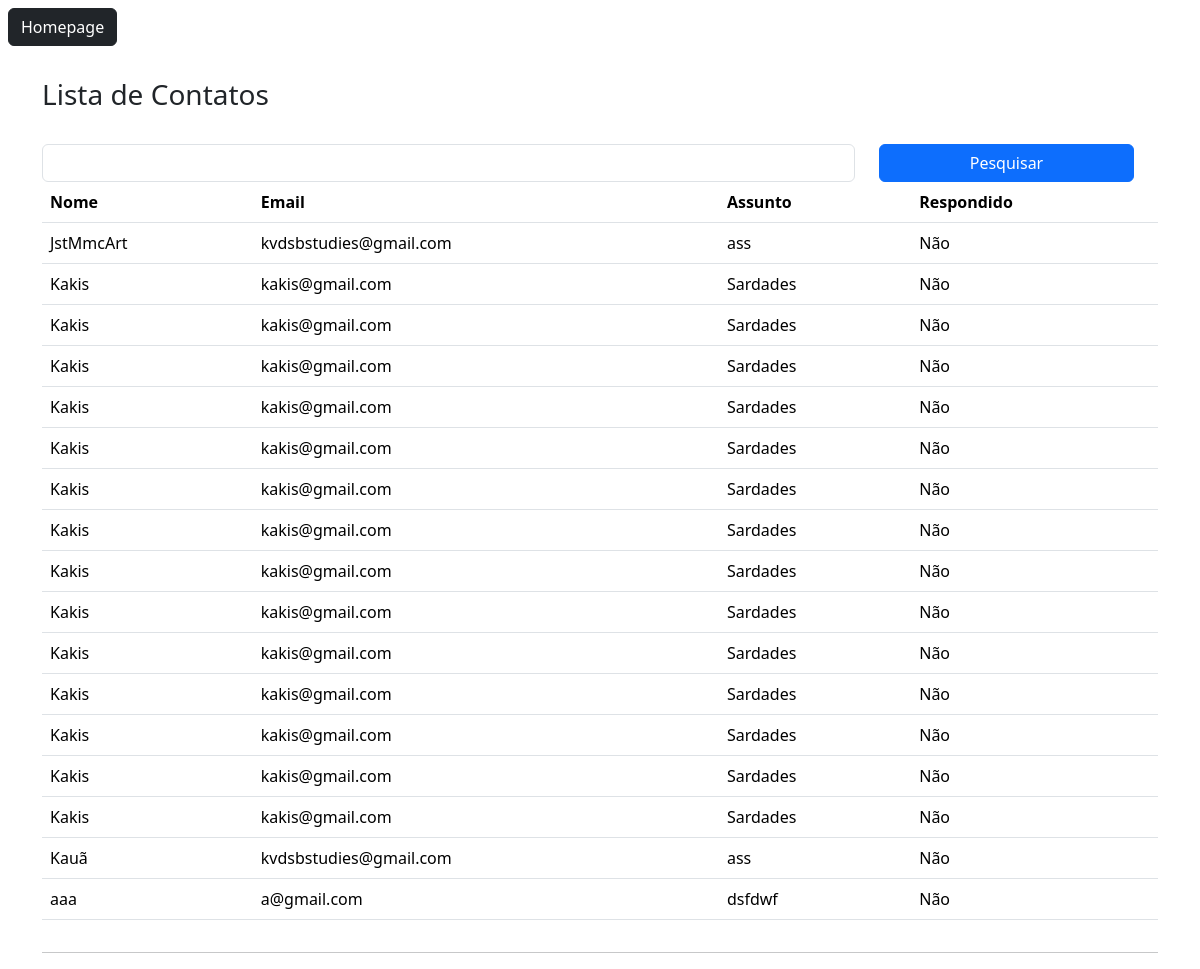
The app's page /contato/lista/, older data.
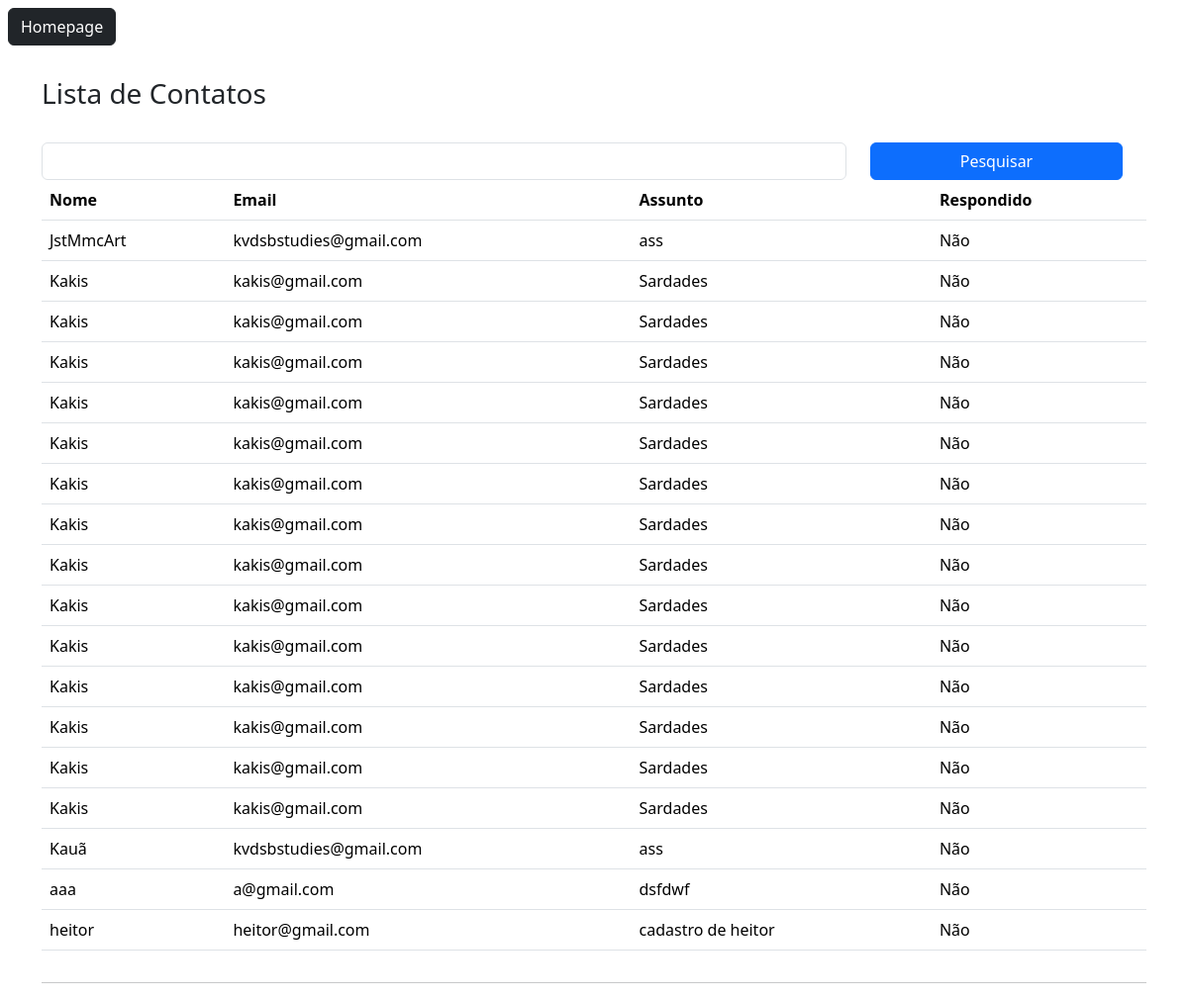
The same page, newer data.
### flaskLearn/models.py (models this page shows)
class Contato(db.Model):
    id = db.Column(db.Integer, primary_key=True)
    data_envio = db.Column(db.DateTime, default=datetime.now())
    nome = db.Column(db.String, nullable=True)
    email = db.Column(db.String, nullable=True)
    assunto = db.Column(db.String, nullable=True)
    mensagem = db.Column(db.String, nullable=True)
    respondido = db.Column(db.Integer, default=0)

### flaskLearn/routes.py (the view)
@app.route('/contato/lista/')
def contatoLista():
    if request.method == 'GET':
        pesquisa = request.args.get('pesquisa', '') #Caso nao ache informacao correspondente, retorna nulo.
    dados = Contato.query.order_by('nome')
    if pesquisa != '':
        dados = dados.filter_by(nome=pesquisa) #Filtra a coluna nome para receber nomes iguais a pesquisa.
    context = {'dados': dados.all()}
    return render_template('contato_lista.html', context=context)

### flaskLearn/templates/contato_lista.html (shortened to what this page needs)
<!DOCTYPE html>
<html lang="en">
<head>
    <link href="https://cdn.jsdelivr.net/npm/bootstrap@5.3.3/dist/css/bootstrap.min.css" rel="stylesheet">
</head>
<body>
    <a href="{{url_for('homepage')}}" class="btn btn-dark m-2">Homepage</a>
    <div class="container">
        <div class="row mt-4">
            <h3>Lista de Contatos</h3>
            <form method="get" class="row mt-4">
                <div class="col-9">
                    <input type="text" name="pesquisa" id="" class="form-control">
                </div>
                <div class="col-3">
                    <button type="submit" class="btn btn-primary col-12">
                        Pesquisar
                    </button>
                </div>
            </form>
            <div class="col-12">
                <table class="table">
                    <thead>
                        <tr>
                            <th>Nome</th>
                            <th>Email</th>
                            <th>Assunto</th>
                            <th>Respondido</th>
                        </tr>
                    </thead>
                    <tbody>
                        {% for linha in context['dados'] %}
                            <tr>
                                <td>{{linha.nome}}</td>
                                <td>{{linha.email}}</td>
                                <td>{{linha.assunto}}</td>
                                <td>
                                    {% if linha.respondido == 1 %}
                                        Sim
                                    {% elif linha.respondido == 0 %}
                                        Não
                                    {% else %}
                                        Erro
                                    {% endif %}
                                </td>
                            </tr>
                        {% endfor %}
                    </tbody>
                </table>
            </div>
        </div>
        <hr>
    </div>
</body>
</html>

Row changes from the older to the newer data that the page shows:
added Contato: nome "heitor", email "heitor@gmail.com", assunto "cadastro de heitor", respondido "Não"
